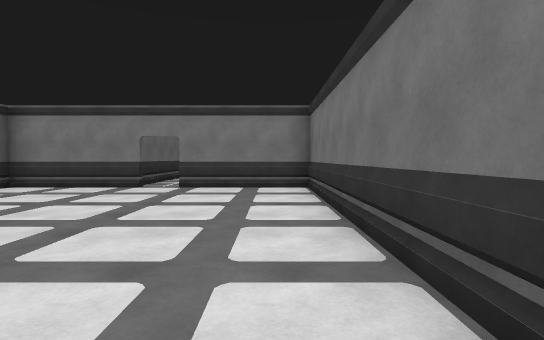
view 1 (above)

15 first-person views from a walk through a Unity game level. The camera is 1.4 m above the floor, tilts 2° down and sees 80° across. Doors are open. The floor is counted in squares, 2 m on a side. Each view is taken from the middle of a square. On the plan, view 1 faces up. The plan holds only what a view shows up to about 10 squares ahead; the rest is blank. The place goes on beyond the plan. The player is left out. Some animated figures are left out.

view 2
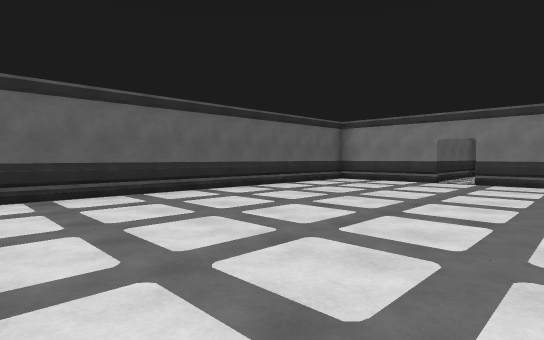

view 3
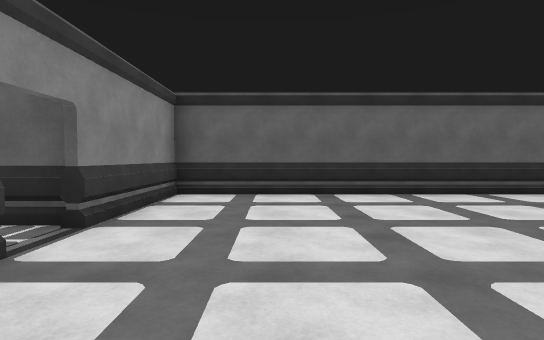

view 4
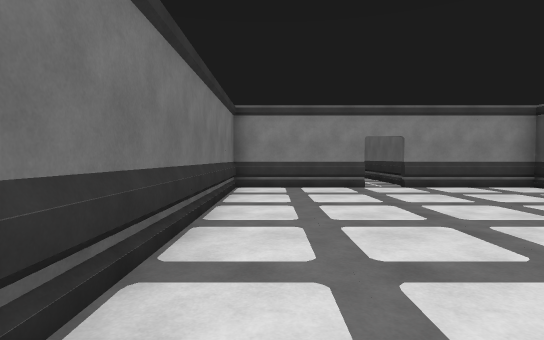

view 5
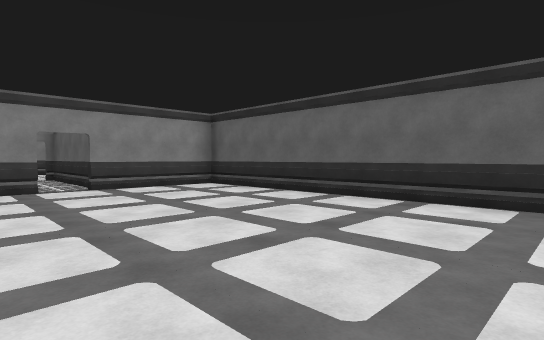

view 6
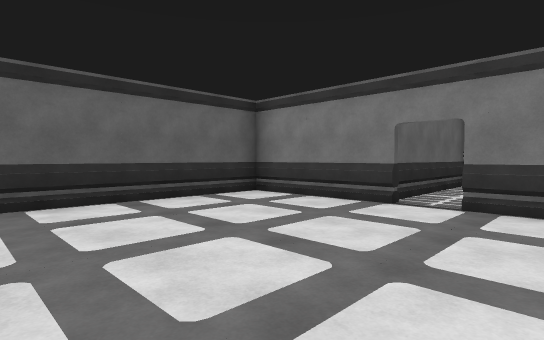

view 7
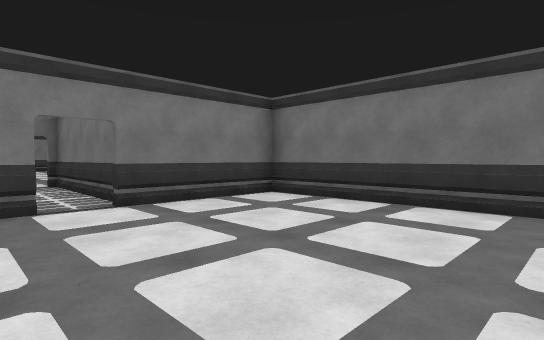

view 8
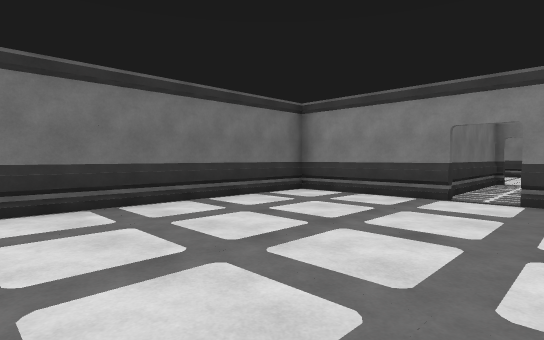

view 9
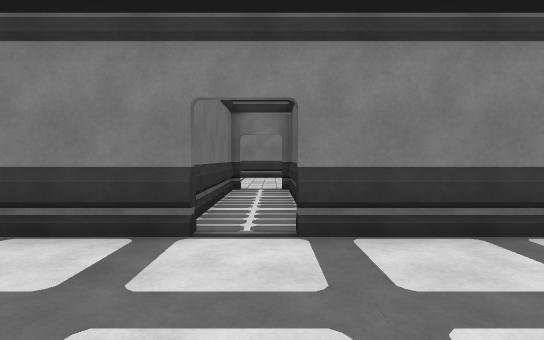

view 10
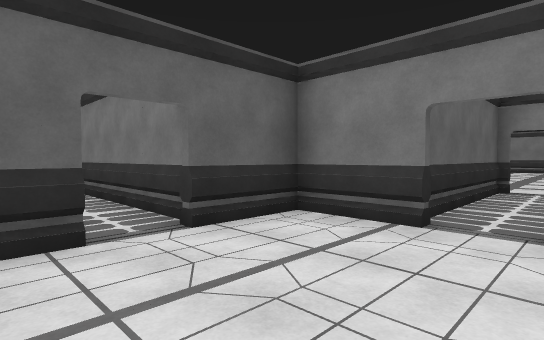

view 11
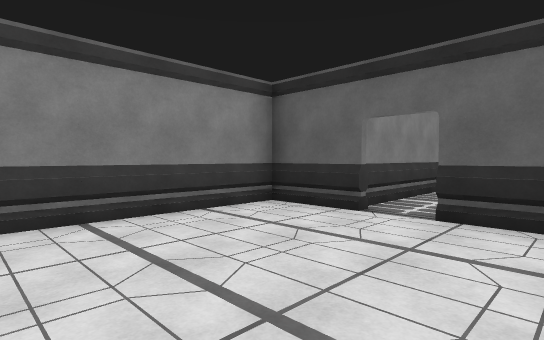

view 12
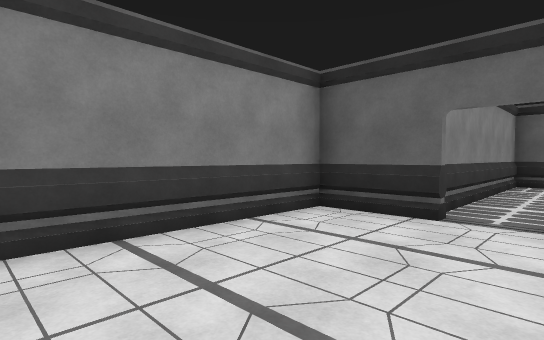

view 13
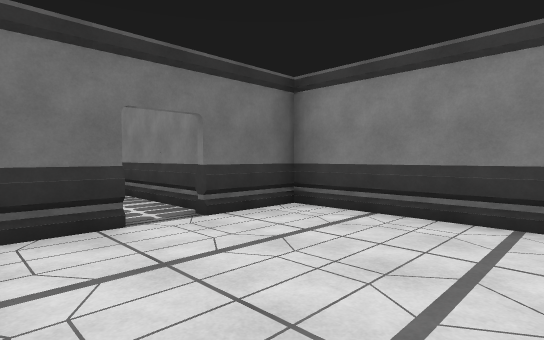

view 14
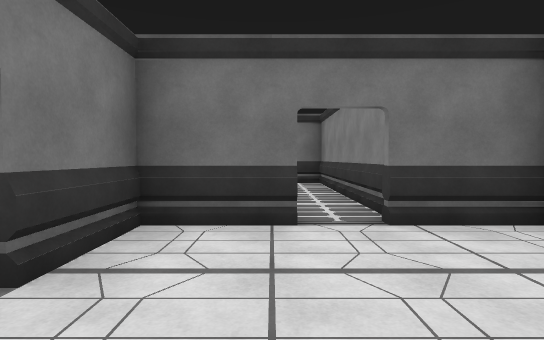

view 15
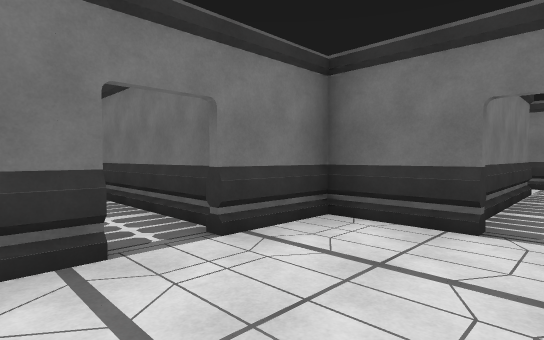

### Floor plan
Ten units are one square. View 1 is at (0, 0); x grows to the right and y downward. Boxes are objects, and circles mark ways between rooms. Rooms are numbered by the first view taken in them; rooms with no view inside come last. Other rooms are left out.
<svg viewBox="-100 -120 114 254">
<path fill="none" stroke="#000" d="M-31 -79 -64 -79 -64 39 -31 39M-24 39 9 39 9 -79 -24 -79M-49 111 -49 129 -6 129 -6 111M-52 101 -95 101M-31 86 -49 86 -49 104M-6 104 -6 86 -24 86M-94 114 -54 114M-34 38 -34 86M-21 85 -21 46M-34 -115 -34 -79M-21 -85 -21 -115"/>
<circle cx="-30" cy="40" r="3" fill="#2a7"/>
<circle cx="-30" cy="-80" r="3" fill="#2a7"/>
<circle cx="-30" cy="85" r="3" fill="#2a7"/>
<text x="-30" y="-20">1</text>
<text x="-40" y="110">2</text>
<text x="-30" y="60">3</text>
<text x="-30" y="-100">4</text>
</svg>
Room 1 opens to room 3. Room 1 opens to room 4. Room 2 opens to room 3.

Where each view was taken, in squares from view 1:
view 1: 0 up, 0 right, facing up
view 2: 2 down, 0 right, facing up-left
view 3: 2 down, 0 right, facing left
view 4: 4 up, 0 right, facing down
view 5: 4 up, 1 left, facing down-left
view 6: 3 up, 1 left, facing up-left
view 7: 3 up, 4 left, facing up-right
view 8: 2 up, 4 left, facing down-right
view 9: 1 down, 3 left, facing down
view 10: 12 down, 2 left, facing up-left
view 11: 9 down, 1 left, facing down-left
view 12: 10 down, 1 left, facing down-left
view 13: 9 down, 4 left, facing down-right
view 14: 10 down, 4 left, facing right
view 15: 11 down, 4 left, facing up-right
